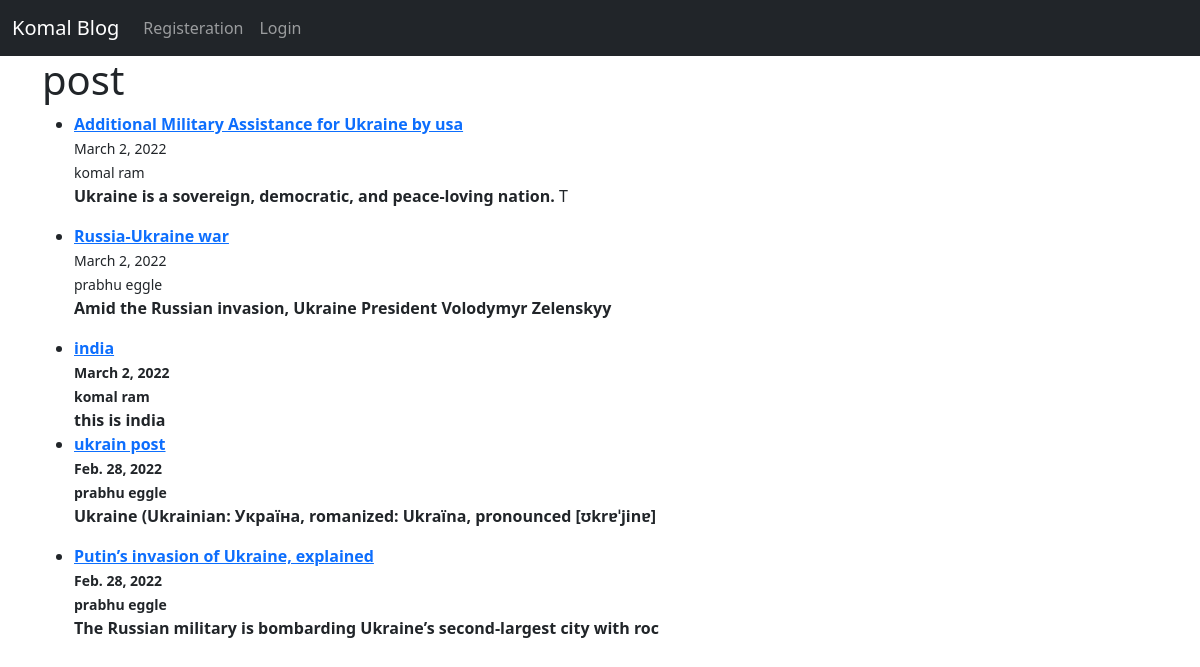
The page / on the database its author committed.
### egg/models.py (models this page shows, shortened)
class post(models.Model):
    title  = models.CharField(max_length=255)
    author = models.ForeignKey(User, on_delete=models.CASCADE)
    body = models.TextField()
    post_date = models.DateField(auto_now_add=True)
    category = models.CharField(max_length=255,default='indian')
    likes = models.ManyToManyField(User, related_name = 'blog_posts')

### egg/views.py (the view)
# urls.py: path('',HomeView.as_view(),name="home"),
class HomeView(ListView):
    model = post
    template_name = 'home.html'
    ordering = ['-post_date']

### templates/home.html
{% extends 'base.html' %}
{% block content %}
<h1> post</h1>
<ul>
{% for i in object_list  %}
    <li><b><a href="{% url 'input' i.pk %}"> {{ i.title }} </a></b><br>
    <small>  {{i.post_date}}</small><br>
  <small>  {{ i.author.first_name  }}  {{ i.author }}</small><br>
    {{ i.body|slice:":100" | safe }}</li>
{% endfor %}
</ul>
{% endblock %}

### templates/base.html (shortened to what this page needs)
<!doctype html>
<html lang="en">
  <head>
    <link href="https://cdn.jsdelivr.net/npm/bootstrap@5.1.3/dist/css/bootstrap.min.css" rel="stylesheet">
  </head>
  <body>
    <nav class="navbar navbar-expand-lg navbar-dark bg-dark">
  <div class="container-fluid">
    <a class="navbar-brand" href="{% url 'home' %}">Komal Blog</a>
    <div class="collapse navbar-collapse" id="navbarSupportedContent">
      <ul class="navbar-nav me-auto mb-2 mb-lg-0">
        {%if user.is_authenticated %}
        <li class="nav-item">
          <a class="nav-link" href="{% url 'addpost' %}">Add Post</a>
        </li>
        <li class="nav-item">
          <a class="nav-link" href="{% url 'logout' %}">Logout</a>
        </li>
        <li class="nav-item">
          <a class="nav-link" href="{% url 'addcategory' %}">Add Category</a>
        </li>
        {% else %}
        <li class="nav-item">
          <a class="nav-link" href="{% url 'registr' %}">Registeration</a>
        </li>
        <li class="nav-item">
          <a class="nav-link" href="{% url 'login' %}">Login</a>
        </li>
        {% endif %}
      </ul>
    </div>
  </div>
</nav>
<div class="container">
    {% block content %}
    {% endblock %}
    </div>
  </body>
</html>

### rows shown on the page
post: title "Additional Military Assistance for Ukraine by usa", post_date "March 2, 2022", author.first_name "komal", author "ram", body "Ukraine is a sovereign, democratic, and peace-loving nation. T"
post: title "Russia-Ukraine war", post_date "March 2, 2022", author.first_name "prabhu", author "eggle", body "Amid the Russian invasion, Ukraine President Volodymyr Zelenskyy"
post: title "india", post_date "March 2, 2022", author.first_name "komal", author "ram", body "this is india"
post: title "ukrain post", post_date "Feb. 28, 2022", author.first_name "prabhu", author "eggle", body "Ukraine (Ukrainian: Україна, romanized: Ukraïna, pronounced [ʊkrɐˈjinɐ]"
post: title "Putin’s invasion of Ukraine, explained", post_date "Feb. 28, 2022", author.first_name "prabhu", author "eggle", body "The Russian military is bombarding Ukraine’s second-largest city with roc"
